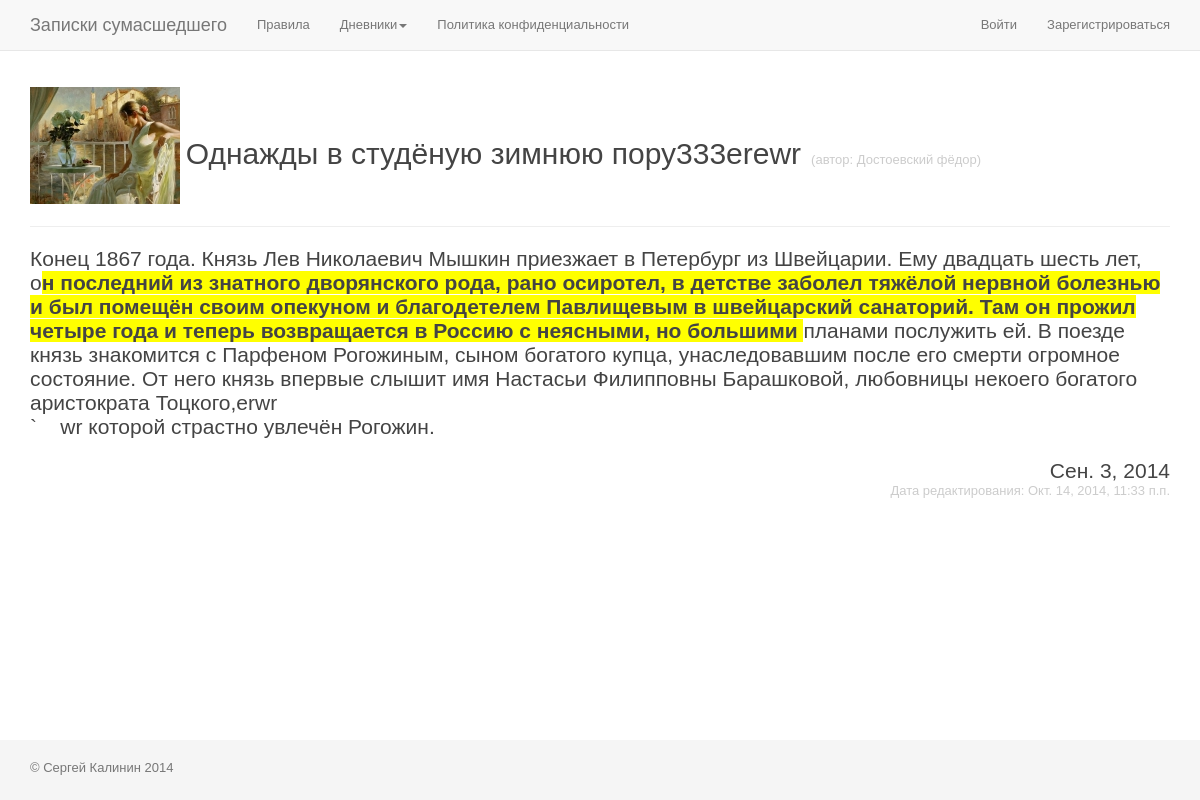
Screenshot of /record/2/ with the database file from the repository.
### app_zapsum/models.py (models this page shows, shortened)
class Diary(models.Model):
	user_id = models.IntegerField(
		'',
		blank=True,
		null=True,
	)
	title = models.CharField(
		'Заголовок записи',
		max_length=100,
		blank=False,
	)
	date = models.DateField(
		'Дата записи',
		blank=True,
		null=True,
	)
	text = models.TextField(
		'Содержание записи',
		max_length=5000,
		blank=False,
	)
	last_edit_date = models.DateTimeField(
		'Дата последнего редактирования',
		auto_now=True,
	)
	is_active = models.BooleanField(default=True)
	is_delete = models.BooleanField(default=False)
	@classmethod
	def get_entry_public(self, id_record):
		return self.objects.get(pk=id_record, is_active=True, is_delete=False)

### app_accounts/models.py (models this page shows, shortened)
class UserProfile(User):
	gender = models.ForeignKey(
		Gender,
		verbose_name='Пол',
		blank=True,
		null=True,
	)
	nickname = models.CharField(
		'Отображаемое имя',
		max_length=50,
		blank=False,
	)
	phone = models.CharField(
		max_length=50,
		blank=False,
	)
	skype = models.CharField(
		max_length=50,
		blank=False,
	)
	other = models.TextField(
		max_length=500,
		blank=False,
	)
	avatar = models.ImageField(
		upload_to='userprofile/avatar/',
		blank=True,
		null=True,
	)
	views = models.IntegerField(
		default=0,
		null=False,
		blank=True,
	)
	objects = UserManager()
	@classmethod
	def get_entry(self, user_id):
		result = UserProfile.objects.get(user_ptr_id=user_id)
		return result

### app_zapsum/views.py (the view)
# urls.py: url(r'^record/(?P<id_record>[0-9]*)/$', 'views.record', name='record'),
def record(request, id_record):
	entry = Diary.get_entry_public(id_record=id_record)
	print(entry.date)
	print(entry.last_edit_date)
	user_entry = UserProfile.get_entry(user_id=entry.user_id)
	user_entry.views = user_entry.views + 1
	user_entry.save()
	avatar = user_entry.avatar
	t = loader.get_template('page_record.html')
	c = RequestContext(request, {
		'entry': entry,
		'avatar': avatar,
		'nickname': user_entry.nickname,
	}, [custom_proc])
	return HttpResponse(t.render(c))

### app_accounts/templatetags/tags_app_accounts.py (called while the page is built)
@register.inclusion_tag("part_auth_area.html")
def part_auth_area(user):
	if user:
		return {
			'is_authenticated': user.is_authenticated,
			'username': user.username,
			'user_id': user.pk,
		}

### app_zapsum/views.py (called while the page is built)
def custom_proc(request):
	return{
		'request': request,
	}

### app_zapsum/templates/page_record.html (shortened to what this page needs)
{% extends "page_base.html" %}
{% load staticfiles thumbnail %}
{% block content %}
	<section class="section record_public">
		<div class="page-header">
			{% if avatar %}
				<a class="fancybox ava" href="{{ avatar.url }}">
					{% thumbnail avatar "50x50" crop="center" as im %}
						<img id="ava_img" src="{{ im.url }}" width="{{ im.width }}" height="{{ im.height }}">
					{% endthumbnail %}
				</a>
			{% endif %}
			<h2 class="h2">{{ entry.title }}<a class="author_info" href="/profile/{{ entry.user_id }}/">{{ nickname }}</a></h2>
		</div>
		<article class="article record_article">
			<div class="body">
				{{ entry.text | safe}}
			</div>
			<div class="dates_block">
				<span class="date">{{ entry.date }}</span>
				<span class="date_mod">Дата редактирования: {{ entry.last_edit_date }}</span>
			</div>
		</article>
	</section>
{% endblock %}

### zapsum/static/zapsum/css/styles.css (style rules this page uses)
html, body, div, h1, h2, h3, h4, h5, h6, a, a img, p, ul, ol, li, span, fieldset , form, dl, dd, dt, table, tr, td, img { border: none; margin: 0; outline: none; padding: 0; }
body { font: normal 13px arial, sans-serif; color: #444; }
a { color: #cc6633; }
.record_public { font-size: 21px; }
.record_public .ava { position: relative; top: -13px; }
.record_public .h2 { display: inline-block; }
.record_public .body { padding-bottom: 20px; }
.record_public .dates_block { overflow: hidden; }
.record_public .dates_block .date { float: right; }
.record_public .dates_block .date_mod { float: right; clear: both; font-size: 13px; color: #ccc; }
.record_public .author_info:after { content: ')'; }
.record_public .author_info:before { content: '(автор: '; }
.record_public .author_info { margin-left: 10px; font-size: 13px; color: #ccc; }

### rows the page displays
Diary: title "Однажды в студёную зимнюю пору333erewr", text "Конец 1867 года. Князь Лев Николаевич Мышкин приезжает в Петербург из Швейцарии. Ему двадцать шесть лет, о н последний из знатного дворянского рода, рано осиротел, в детстве заболел тяжёлой нервной болезнью и был помещён своим опекуном и благодетелем Павлищевым в швейцарский санаторий. Там он прожил четыре года и теперь возвращается в Россию с неясными, но большими планами послужить ей. В поезде князь знакомится с Парфеном Рогожиным, сыном богатого купца, унаследовавшим после его смерти огромное состояние. От него князь впервые слышит имя Настасьи Филипповны Барашковой, любовницы некоего богатого аристократа Тоцкого,erwr ` wr которой страстно увлечён Рогожин.", date "Сен. 3, 2014", last_edit_date "Окт. 14, 2014, 11:33 п.п."
UserProfile: nickname "Достоевский фёдор"
